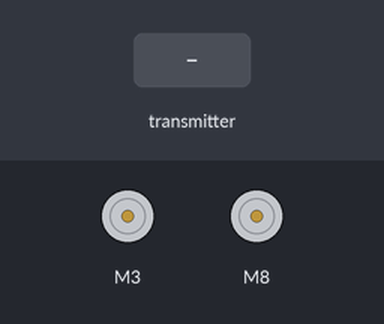
Bench run of a sketch on a simulated Arduino Uno, built with avr-gcc and run on an emulated ATmega328P. Shown: 2 × DC motor (green arrow = forward, orange = backward, longer = faster). Inputs (shaded band) come from the test bench. No radio packets arrive unless stated.

Above: at 1.2 s.
1.3 s: the transmitter starts sending potValue.0 = 0
2.8 s: the transmitter starts sending potValue.1 = 256
At 3.9 s:
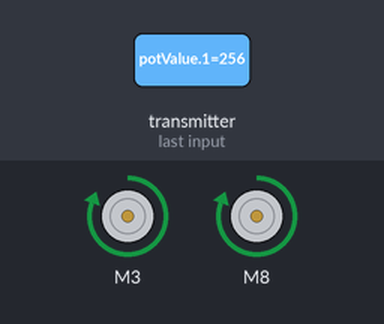
4.3 s: the transmitter starts sending potValue.1 = 0
At 5.1 s:
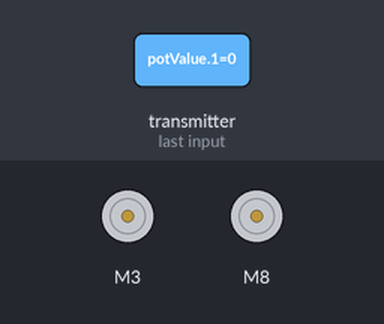
5.8 s: the transmitter starts sending potValue.1 = 512
At 6.2 s:
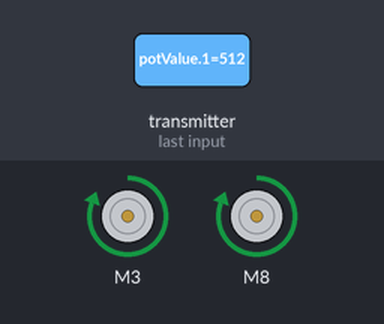
Timing chart, 0 to 8.3 s (numbered marks = the images above; inputs shaded):
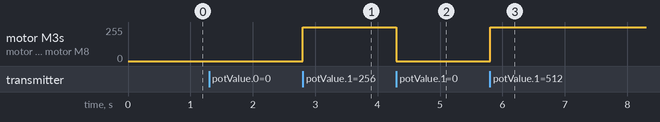

The sketch:

car.ino
```cpp
#include <SPI.h>  // Подключаем библиотеку для работы с SPI-интерфейсом
#include <SparkFun_TB6612.h>
#include <nRF24L01.h> // Подключаем файл конфигурации из библиотеки RF24
#include <RF24.h> // Подключаем библиотеку для работа для работы с модулем NRF24L01

#define PIN_LED 3  // Номер пина Arduino, к которому подключен светодиод
#define PIN_CE  10  // Номер пина Arduino, к которому подключен вывод CE радиомодуля
#define PIN_CSN 9 // Номер пина Arduino, к которому подключен вывод CSN радиомодуля
#define PWMA 5
#define AIN1 3
#define AIN2 4
#define BIN1 8
#define BIN2 7
#define PWMB 6
#define STBY 14 //(A0)

RF24 radio(PIN_CE, PIN_CSN); // Создаём объект radio с указанием выводов CE и CSN
int potValue[2]; // Создаём массив для приёма значений

const int offsetA = 1;
const int offsetB = 1;

Motor motor1 = Motor(AIN1, AIN2, PWMA, offsetA, STBY);
Motor motor2 = Motor(BIN1, BIN2, PWMB, offsetB, STBY);


void setup() {
  pinMode(PIN_LED, OUTPUT); // Настраиваем на выход пин светодиода
  radio.begin();  // Инициализация модуля NRF24L01
  radio.setChannel(5); // Обмен данными будет вестись на пятом канале (2,405 ГГц)
  radio.setDataRate (RF24_1MBPS); // Скорость обмена данными 1 Мбит/сек
  radio.setPALevel(RF24_PA_HIGH); // Выбираем высокую мощность передатчика (-6dBm)
  radio.openReadingPipe (1, 0x7878787878LL); // Открываем трубу ID передатчика
  radio.startListening(); // Начинаем прослушивать открываемую трубу
}


void loop() {
  if(radio.available()){ // Если в буфер приёмника поступили данные
    radio.read(&potValue, sizeof(potValue)); // Читаем показания потенциометра
    int direct = potValue[0];
    int speedd = map(potValue[1], 0, 100, 0, 255);

    switch (direct){
        case 0://СТОП
          motor1.drive(speedd);
          motor2.drive(speedd);
          break;
        case 1://Вправо
          motor1.drive(-speedd);
          motor2.drive(speedd);
          break;
        case 2://Влево
          motor1.drive(speedd);
          motor2.drive(-speedd);
          break;
        case 3://Вперед
          motor1.drive(speedd);
          motor2.drive(speedd);
          break;
        case 4://Вправо и Вперед
          motor1.drive(speedd * 0.5);
          motor2.drive(speedd);
          break;
        case 5://Влево и Вперед
          motor1.drive(speedd);
          motor2.drive(speedd * 0.5);
          break;
        case 6://Назад
          motor1.drive(-speedd);
          motor2.drive(-speedd);
          break;
        case 7://Вправо и Назад
          motor1.drive(-speedd * 0.5);
          motor2.drive(-speedd);
          break;
        case 8://Влево и Назад
          motor1.drive(-speedd);
          motor2.drive(-speedd * 0.5);
          break;
      }

  }

}
```

Measured:
- after the input at 2.8 s, motor M3, motor M8: stopped → forward 255/255 at once
- after the input at 4.3 s, motor M3, motor M8: forward 255/255 → stopped at once
- after the input at 5.8 s, motor M3, motor M8: stopped → forward 255/255 at once
